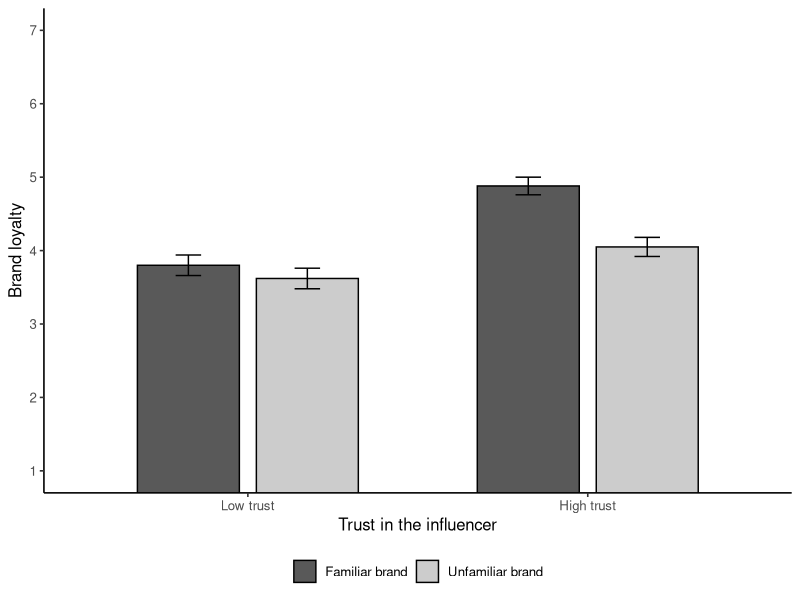

This figure's R source:
## ---- chunk 1
#| label: fig-loyalty
#| fig-cap: "Brand loyalty by trust in the influencer and brand familiarity. Error bars represent ±1 SE"
#| fig-width: 6
#| fig-height: 3.6

library(ggplot2)

# Estimated means and standard errors from Model 2
loyalty <- data.frame(
  trust = factor(rep(c("Low trust", "High trust"), times = 2),
                 levels = c("Low trust", "High trust")),
  familiarity = rep(c("Unfamiliar brand", "Familiar brand"), each = 2),
  mean = c(3.62, 4.05, 3.80, 4.88),
  se = c(0.14, 0.13, 0.14, 0.12)
)

ggplot(loyalty, aes(x = trust, y = mean, fill = familiarity)) +
  geom_col(position = position_dodge(width = .7), width = .6, color = "black") +
  geom_errorbar(aes(ymin = mean - se, ymax = mean + se),
                position = position_dodge(width = .7), width = .15) +
  scale_fill_manual(values = c("grey35", "grey80")) +
  scale_y_continuous(breaks = 1:7) +
  coord_cartesian(ylim = c(1, 7)) +
  labs(x = "Trust in the influencer", y = "Brand loyalty", fill = NULL) +
  theme_classic(base_size = 12) +
  theme(legend.position = "bottom")
